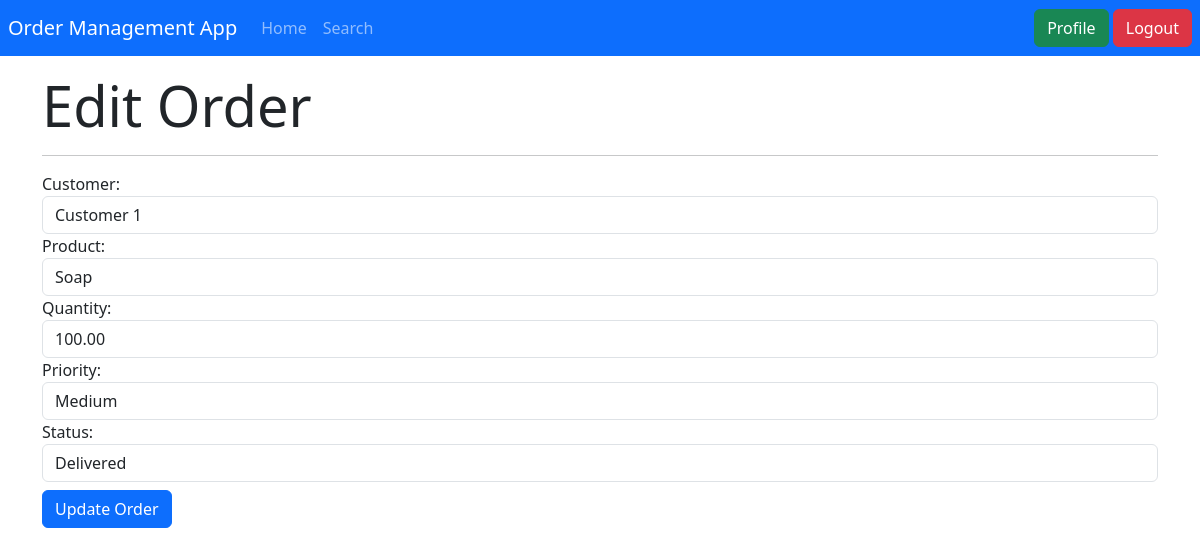
/order/ea678532a8d340a0b97c51b15f9a7aee/edit/ (signed in), run on the app's committed database.
### orders/models.py (models this page shows)
class Orders(models.Model):
    id = models.UUIDField(primary_key=True, default=uuid.uuid4, editable=False)
    vendor_id = models.ForeignKey(User, on_delete=models.CASCADE)
    customer = models.CharField(max_length=50)
    product = models.CharField(max_length=50)
    date = models.DateField(auto_now_add=True)
    quantity = models.DecimalField(max_digits=10, decimal_places=2)
    status = models.CharField(max_length=50)
    priority = models.CharField(max_length=50)

### orders/views.py (the view, shortened to what this page needs)
# urls.py: path("order/<str:order_id>/edit/", views.order_edit, name="order_edit"),
@login_required(login_url="login")
def order_edit(request, order_id):
    if request.user.id != Orders.objects.get(id=order_id).vendor_id.id:
        messages.error(request, "You are not authorized to edit this order")
        return redirect("dashboard")
    data = get_object_or_404(Orders, id=order_id)
    order_edit_form = OrderCreateForm(instance=data)
    context = {
        "order": data,
        "order_id": order_id,
        "form": order_edit_form,
        "user_id": request.user.id,
    }
    return render(request, "orders/edit.html", context)

### orders/forms.py
class OrderCreateForm(forms.ModelForm):
    class Meta:
        status_choices = (
            ("Pending", "Pending"),
            ("Delivered", "Delivered"),
            ("Cancelled", "Cancelled"),
        )
        model = Orders
        fields = ["customer", "product", "quantity", "status", "priority"]
        widgets = {
            "customer": forms.TextInput(attrs={"class": "form-control"}),
            "product": forms.TextInput(attrs={"class": "form-control"}),
            "quantity": forms.NumberInput(attrs={"class": "form-control"}),
            "priority": forms.TextInput(attrs={"class": "form-control"}),
            "status": forms.Select(
                choices=status_choices, attrs={"class": "form-control"}
            ),
        }

### orders/templates/orders/edit.html (shortened to what this page needs)
{% extends 'base.html' %} {% load widget_tweaks %} {% block title %}Order Edit{% endblock %} {% block content %}
<div class="container">
    <div class="row">
        <div class="col-md-12">
            <h1 class="display-4">Edit Order</h1>
            <hr />
            <div class="row">
                <form method="post" class="form container">
                    <div class="form-group">
                        {{ form.customer.label_tag }} {{ form.customer|add_class:"form-control" }}
                    </div>
                    <div class="form-group">
                        {{ form.product.label_tag }} {{ form.product|add_class:"form-control" }}
                    </div>
                    <div class="form-group">
                        {{ form.quantity.label_tag }} {{ form.quantity|add_class:"form-control" }}
                    </div>
                    <div class="form-group">
                        {{ form.priority.label_tag }} {{ form.priority|add_class:"form-control" }}
                    </div>
                    <div class="form-group">
                        {{ form.status.label_tag }} {{ form.status|add_class:"form-control" }}
                    </div>
                    <button type="submit" class="btn btn-primary my-2">Update Order</button>
                </form>
            </div>
        </div>
    </div>
</div>
{% endblock %}

### data on the page
Orders: customer "Customer 1", product "Soap", quantity "100.00", priority "Medium", status "Delivered"
